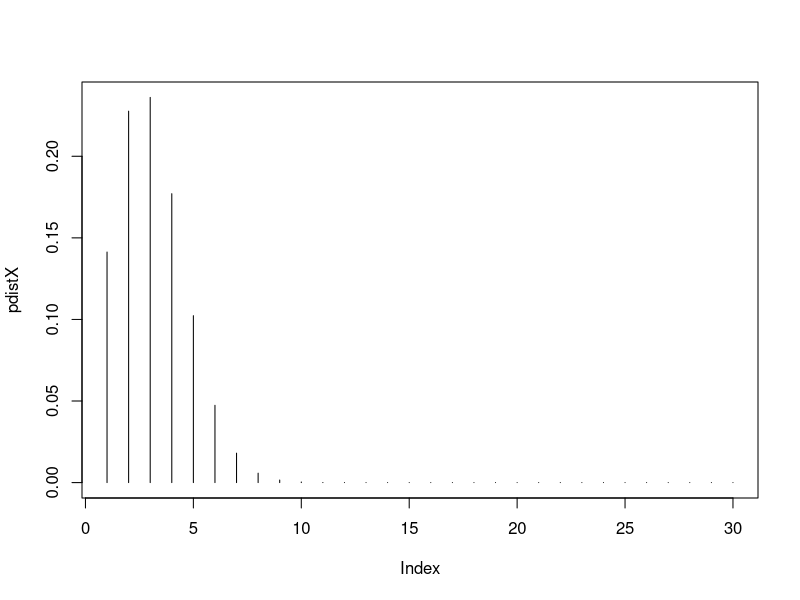

Recreate this plot in R. (Note: this script raises an error after producing the figure.)
#TAnveer bariana
#homework 5

#11111111111111111111111111111111111111111111111111111111111111111111111
#aaaaaaaaaaaaaaaaaaaaaaaaaaaaaaaaaaaaaaaaaaaaaaaaaaaaaaaaaaaaaaaaaaaaaaa
    #p(5 in 30) p(l)= .1
plefty <- choose(30, 5) * (.1 ^ 5) * (.9 ^ 25)
dbinom(5, 30, .1)
#bbbbbbbbbbbbbbbbbbbbbbbbbbbbbbbbbbbbbbbbbbbbbbbbbbbbbbbbbbbbbbbbbbbbbbb
pdistX<- dbinom(1:30, 30, .1)
#ccccccccccccccccccccccccccccccccccccccccccccccccccccccccccccccccccccccc
plot(pdistX, type= 'h')
#ddddddddddddddddddddddddddddddddddddddddddddddddddddddddddddddddddddd
pLeftChair <- pbinom(4, 30, .1)
#22222222222222222222222222222222222222222222222222222222222222222222222
#mean 7, sd 1.2
#aaaaaaaaaaaaaaaaaaaaaaaaaaaaaaaaaaaaaaaaaaaaaaaaaaaaaaaaaaaaaaaaaaaaaaa
overNine <- 1 - pnorm(9, 7, 1.2)
#bbbbbbbbbbbbbbbbbbbbbbbbbbbbbbbbbbbbbbbbbbbbbbbbbbbbbbbbbbbbbbbbbbbbbbb
nice <- pnorm(8, 7, 1.2) - pnorm(6, 7, 1.2)
#ccccccccccccccccccccccccccccccccccccccccccccccccccccccccccccccccccccccc
qnorm(.85, 7, 1.2)
#ddddddddddddddddddddddddddddddddddddddddddddddddddddddddddddddddddddddd
sam <- sample(5.8:9.2, 10, T)
mean(sam)
sd(sam)
#eeeeeeeeeeeeeeeeeeeeeeeeeeeeeeeeeeeeeeeeeeeeeeeeeeeeeeeeeeeeeeeeeeeeeeee
saem <- sample(5.8:9.2, 10000, T)
mean(saem)
sd(saem)
#33333333333333333333333333333333333333333333333333333333333333333333333
#aaaaaaaaaaaaaaaaaaaaaaaaaaaaaaaaaaaaaaaaaaaaaaaaaaaaaaaaaaaaaaaaaaaaaaa
#well say anything outside of this[-3:3] is negligable  
nor <- (sample(-3:3, 10000, T)) ^ 2
#bbbbbbbbbbbbbbbbbbbbbbbbbbbbbbbbbbbbbbbbbbbbbbbbbbbbbbbbbbbbbbbbbbbbbbb
pnorm(2, mean(nor), sd(nor))
#ccccccccccccccccccccccccccccccccccccccccccccccccccccccccccccccccccccccc
pchisq(2, 1)
#i think i messed up/ they are very differnt, maybe complements
#44444444444444444444444444444444444444444444444444444444444444444444444
#aaaaaaaaaaaaaaaaaaaaaaaaaaaaaaaaaaaaaaaaaaaaaaaaaaaaaaaaaaaaaaaaaaaaaaa
facty <- 1/(factorial(1:100))
#bbbbbbbbbbbbbbbbbbbbbbbbbbbbbbbbbbbbbbbbbbbbbbbbbbbbbbbbbbbbbbbbbbbbbbb
factyPrime[1] <- facty[1]
for (i in 1:100) {
    factyPrime[i] <- sum(facty[0:i])
}
#ccccccccccccccccccccccccccccccccccccccccccccccccccccccccccccccccccccccc
plot(c(0:100), factyPrime)
abline(h=  exp(1))